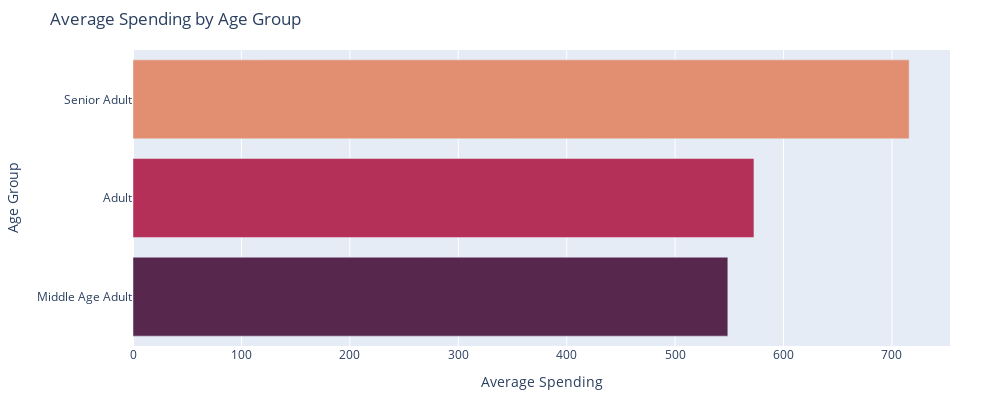

Notebook code cell kept with this figure:
### Code cell
import pandas as pd
import plotly.express as px

# Assuming you have the 'agegroup' and 'spent' data in a DataFrame called df
agegroupspending = df.groupby('agegroup')['spent'].mean().sort_values(ascending=False).reset_index()

fig = px.bar(agegroupspending,
             x='spent',
             y='agegroup',
             orientation='h',  # Horizontal bar chart
             title='Average Spending by Age Group',
             labels={'spent': 'Average Spending', 'agegroup': 'Age Group'},
             color='agegroup',
             color_discrete_sequence=['#e28f71', '#b43058', '#57274e'],
             width=1000,height=400
             
             )  # Use custom colors

# Customize the layout
fig.update_layout(
    autosize=False,
    xaxis=dict(title=dict(text='Average Spending')),
    yaxis=dict(title=dict(text='Age Group')),
    font=dict(size=12),
    showlegend=False,
    margin=dict(l=100, r=50, b=50, t=50),  # Adjust margins as needed
)

# Show the plot
fig.show()

### Figure 1 — Plotly figure (JSON) as saved in the notebook; plotly's stock layout.template omitted (floating-point values rounded to 4 significant figures)
{"data": [{"alignmentgroup": "True", "hovertemplate": "Age Group=%{y}<br>Average Spending=%{x}<extra></extra>", "legendgroup": "Senior Adult", "marker": {"color": "#e28f71", "pattern": {"shape": ""}}, "name": "Senior Adult", "offsetgroup": "Senior Adult", "orientation": "h", "showlegend": true, "textposition": "auto", "type": "bar", "x": [715.9], "xaxis": "x", "y": ["Senior Adult"], "yaxis": "y"}, {"alignmentgroup": "True", "hovertemplate": "Age Group=%{y}<br>Average Spending=%{x}<extra></extra>", "legendgroup": "Adult", "marker": {"color": "#b43058", "pattern": {"shape": ""}}, "name": "Adult", "offsetgroup": "Adult", "orientation": "h", "showlegend": true, "textposition": "auto", "type": "bar", "x": [572.7], "xaxis": "x", "y": ["Adult"], "yaxis": "y"}, {"alignmentgroup": "True", "hovertemplate": "Age Group=%{y}<br>Average Spending=%{x}<extra></extra>", "legendgroup": "Middle Age Adult", "marker": {"color": "#57274e", "pattern": {"shape": ""}}, "name": "Middle Age Adult", "offsetgroup": "Middle Age Adult", "orientation": "h", "showlegend": true, "textposition": "auto", "type": "bar", "x": [548.6], "xaxis": "x", "y": ["Middle Age Adult"], "yaxis": "y"}], "layout": {"autosize": false, "barmode": "relative", "font": {"size": 12}, "height": 400, "legend": {"title": {"text": "Age Group"}, "tracegroupgap": 0}, "margin": {"b": 50, "l": 100, "r": 50, "t": 50}, "showlegend": false, "title": {"text": "Average Spending by Age Group"}, "width": 1000, "xaxis": {"anchor": "y", "domain": [0, 1], "title": {"text": "Average Spending"}}, "yaxis": {"anchor": "x", "categoryarray": ["Middle Age Adult", "Adult", "Senior Adult"], "categoryorder": "array", "domain": [0, 1], "title": {"text": "Age Group"}}}}
